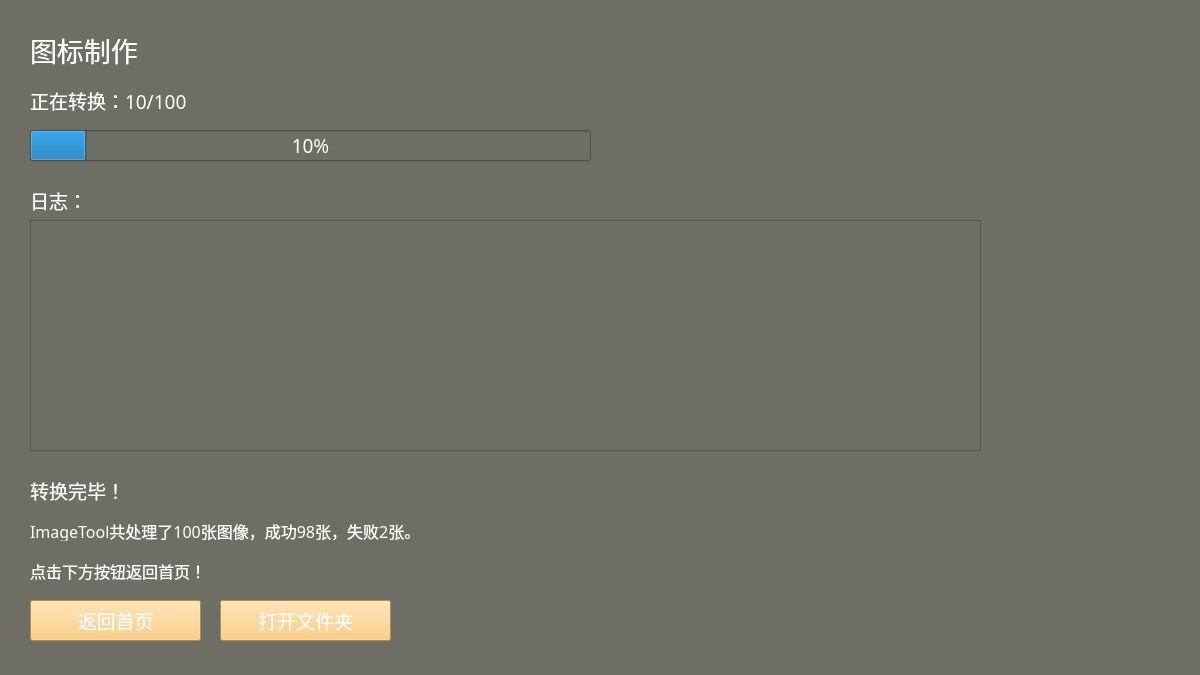
<?xml version="1.0" encoding="UTF-8"?>
<ui version="4.0">
 <class>MakeIconProcess</class>
 <widget class="QFrame" name="MakeIconProcess">
  <property name="geometry">
   <rect>
    <x>0</x>
    <y>0</y>
    <width>1200</width>
    <height>675</height>
   </rect>
  </property>
  <property name="windowTitle">
   <string>Frame</string>
  </property>
  <property name="styleSheet">
   <string notr="true">background-color: rgb(110, 110, 100);
color: rgb(255, 255, 255);</string>
  </property>
  <widget class="QLabel" name="labelInfo">
   <property name="geometry">
    <rect>
     <x>30</x>
     <y>480</y>
     <width>380</width>
     <height>21</height>
    </rect>
   </property>
   <property name="font">
    <font>
     <family>等线</family>
     <pointsize>14</pointsize>
    </font>
   </property>
   <property name="styleSheet">
    <string notr="true">color: rgb(255, 255, 255);</string>
   </property>
   <property name="text">
    <string>请耐心等待 不要退出或关闭程序！</string>
   </property>
  </widget>
  <widget class="QLabel" name="labelLogTitle">
   <property name="geometry">
    <rect>
     <x>30</x>
     <y>180</y>
     <width>380</width>
     <height>40</height>
    </rect>
   </property>
   <property name="font">
    <font>
     <family>等线</family>
     <pointsize>14</pointsize>
    </font>
   </property>
   <property name="styleSheet">
    <string notr="true">color: rgb(255, 255, 255);</string>
   </property>
   <property name="text">
    <string>日志：</string>
   </property>
  </widget>
  <widget class="QLabel" name="labelSummary">
   <property name="geometry">
    <rect>
     <x>30</x>
     <y>520</y>
     <width>551</width>
     <height>21</height>
    </rect>
   </property>
   <property name="font">
    <font>
     <family>等线</family>
     <pointsize>12</pointsize>
    </font>
   </property>
   <property name="styleSheet">
    <string notr="true">color: rgb(255, 255, 255);</string>
   </property>
   <property name="text">
    <string>ImageTool共处理了100张图像，成功98张，失败2张。</string>
   </property>
  </widget>
  <widget class="QLabel" name="labelBackInfo">
   <property name="geometry">
    <rect>
     <x>30</x>
     <y>560</y>
     <width>551</width>
     <height>21</height>
    </rect>
   </property>
   <property name="font">
    <font>
     <family>等线</family>
     <pointsize>12</pointsize>
    </font>
   </property>
   <property name="styleSheet">
    <string notr="true">color: rgb(255, 255, 255);</string>
   </property>
   <property name="text">
    <string>点击下方按钮返回首页！</string>
   </property>
  </widget>
  <widget class="QLabel" name="labelProcessDone">
   <property name="geometry">
    <rect>
     <x>30</x>
     <y>470</y>
     <width>551</width>
     <height>40</height>
    </rect>
   </property>
   <property name="font">
    <font>
     <family>等线</family>
     <pointsize>14</pointsize>
    </font>
   </property>
   <property name="styleSheet">
    <string notr="true">color: rgb(255, 255, 255);</string>
   </property>
   <property name="text">
    <string>转换完毕！</string>
   </property>
  </widget>
  <widget class="QPushButton" name="pushButtonOpen">
   <property name="geometry">
    <rect>
     <x>220</x>
     <y>600</y>
     <width>171</width>
     <height>41</height>
    </rect>
   </property>
   <property name="font">
    <font>
     <family>等线</family>
     <pointsize>14</pointsize>
    </font>
   </property>
   <property name="styleSheet">
    <string notr="true">background-color: rgb(253, 195, 99);</string>
   </property>
   <property name="text">
    <string>打开文件夹</string>
   </property>
  </widget>
  <widget class="QPushButton" name="pushButtonBack">
   <property name="geometry">
    <rect>
     <x>30</x>
     <y>600</y>
     <width>171</width>
     <height>41</height>
    </rect>
   </property>
   <property name="font">
    <font>
     <family>等线</family>
     <pointsize>14</pointsize>
    </font>
   </property>
   <property name="styleSheet">
    <string notr="true">background-color: rgb(253, 195, 99);</string>
   </property>
   <property name="text">
    <string>返回首页</string>
   </property>
  </widget>
  <widget class="QLabel" name="labelTitle">
   <property name="geometry">
    <rect>
     <x>30</x>
     <y>30</y>
     <width>380</width>
     <height>40</height>
    </rect>
   </property>
   <property name="font">
    <font>
     <family>等线</family>
     <pointsize>20</pointsize>
    </font>
   </property>
   <property name="styleSheet">
    <string notr="true">color: rgb(255, 255, 255);</string>
   </property>
   <property name="text">
    <string>图标制作</string>
   </property>
  </widget>
  <widget class="QProgressBar" name="progressBar">
   <property name="geometry">
    <rect>
     <x>30</x>
     <y>130</y>
     <width>561</width>
     <height>31</height>
    </rect>
   </property>
   <property name="font">
    <font>
     <family>等线</family>
     <pointsize>14</pointsize>
    </font>
   </property>
   <property name="value">
    <number>10</number>
   </property>
  </widget>
  <widget class="QLabel" name="labelIcon">
   <property name="geometry">
    <rect>
     <x>1080</x>
     <y>0</y>
     <width>120</width>
     <height>120</height>
    </rect>
   </property>
   <property name="styleSheet">
    <string notr="true">image: url(:/IconPNG/Icon/Crop-3780.PNG);</string>
   </property>
   <property name="text">
    <string/>
   </property>
  </widget>
  <widget class="QPlainTextEdit" name="plainTextEdit">
   <property name="geometry">
    <rect>
     <x>30</x>
     <y>220</y>
     <width>951</width>
     <height>231</height>
    </rect>
   </property>
   <property name="font">
    <font>
     <family>等线</family>
     <pointsize>12</pointsize>
    </font>
   </property>
   <property name="plainText">
    <string/>
   </property>
   <property name="textInteractionFlags">
    <set>Qt::TextSelectableByKeyboard|Qt::TextSelectableByMouse</set>
   </property>
  </widget>
  <widget class="QLabel" name="labelProcessNum">
   <property name="geometry">
    <rect>
     <x>30</x>
     <y>80</y>
     <width>380</width>
     <height>40</height>
    </rect>
   </property>
   <property name="font">
    <font>
     <family>等线</family>
     <pointsize>14</pointsize>
    </font>
   </property>
   <property name="styleSheet">
    <string notr="true">color: rgb(255, 255, 255);</string>
   </property>
   <property name="text">
    <string>正在转换：10/100</string>
   </property>
  </widget>
 </widget>
 <resources/>
 <connections/>
</ui>
